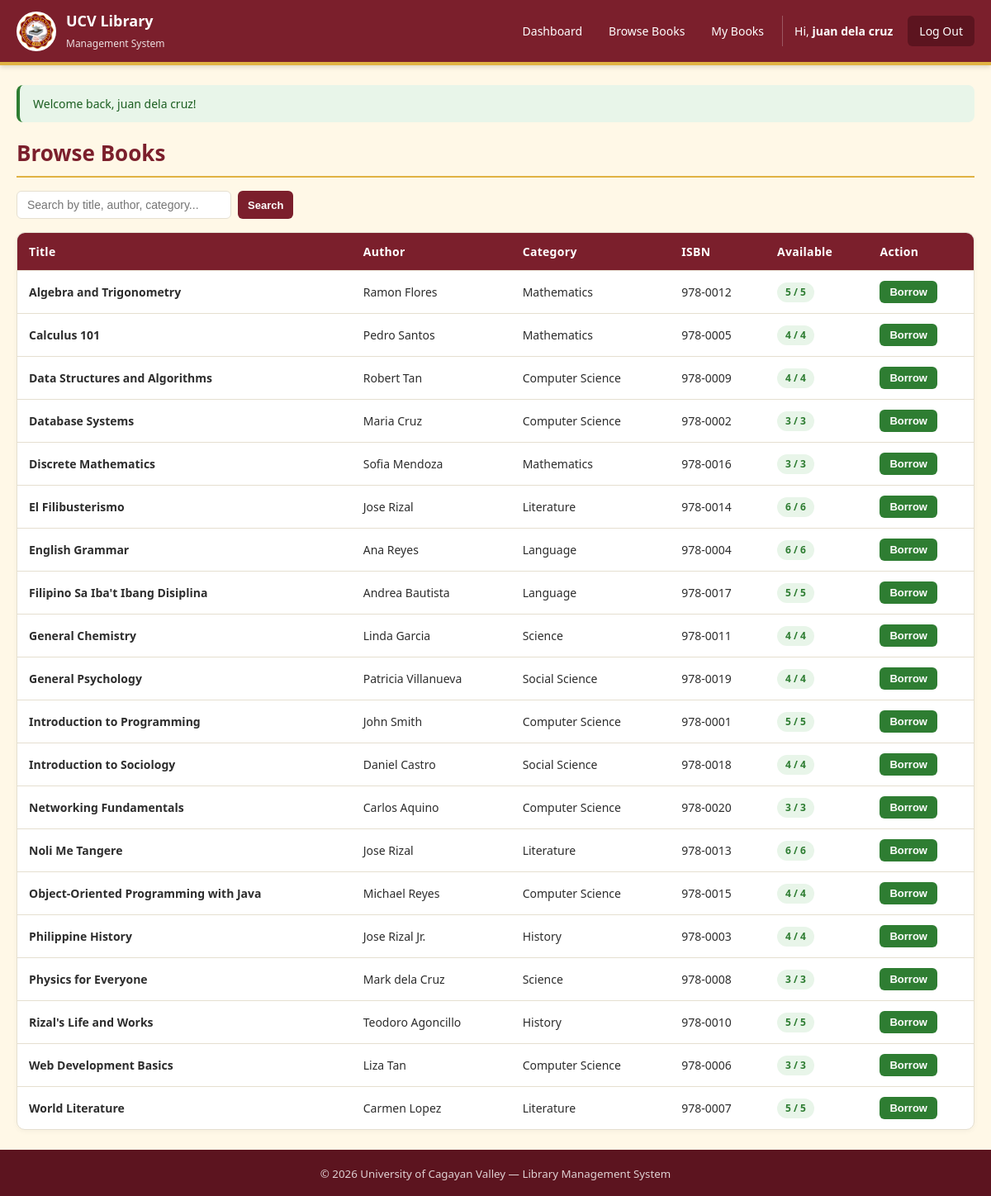
The app's page /user/books.php (signed in) with its own data.
### tables this page shows
CREATE TABLE `books` (
  `id` int(11) NOT NULL,
  `title` varchar(200) NOT NULL,
  `author` varchar(150) NOT NULL,
  `isbn` varchar(20) DEFAULT NULL,
  `category` varchar(50) DEFAULT NULL,
  `total_copies` int(11) NOT NULL DEFAULT 1,
  `available_copies` int(11) NOT NULL DEFAULT 1,
  `created_at` timestamp NOT NULL DEFAULT current_timestamp()
);

### includes/auth.php (called while the page is built, shortened)
<?php
function e($value) {
    return htmlspecialchars((string)$value, ENT_QUOTES, 'UTF-8');
}
?>

### user/books.php (the view, shortened to what this page needs)
<?php
require_once __DIR__ . '/../config/database.php';
require_once __DIR__ . '/../includes/auth.php';
$search = trim($_GET['q'] ?? '');
if ($search !== '') {
    $like = '%' . $search . '%';
    $stmt = mysqli_prepare($conn, "SELECT * FROM books WHERE title LIKE ? OR author LIKE ? OR category LIKE ? ORDER BY title ASC");
    mysqli_stmt_bind_param($stmt, 'sss', $like, $like, $like);
    mysqli_stmt_execute($stmt);
    $books = mysqli_stmt_get_result($stmt);
} else {
    $books = mysqli_query($conn, "SELECT * FROM books ORDER BY title ASC");
}
include __DIR__ . '/../includes/header.php';
?>
<h1 class="page-title">Browse Books</h1>
<div class="toolbar">
    <form class="search-form" method="get" action="books.php">
        <input type="text" name="q" placeholder="Search by title, author, category..."
               value="<?php echo e($search); ?>">
        <button type="submit" class="btn btn-sm">Search</button>
    </form>
</div>
<div class="table-wrap">
    <table class="table">
        <thead>
            <tr>
                <th>Title</th>
                <th>Author</th>
                <th>Category</th>
                <th>ISBN</th>
                <th>Available</th>
                <th>Action</th>
            </tr>
        </thead>
        <tbody>
            <?php if (mysqli_num_rows($books) === 0): ?>
                <tr><td colspan="6" style="text-align:center; padding:24px;">No books found.</td></tr>
            <?php else: ?>
                <?php while ($b = mysqli_fetch_assoc($books)): ?>
                    <tr>
                        <td><strong><?php echo e($b['title']); ?></strong></td>
                        <td><?php echo e($b['author']); ?></td>
                        <td><?php echo e($b['category']); ?></td>
                        <td><?php echo e($b['isbn']); ?></td>
                        <td>
                            <?php if ($b['available_copies'] > 0): ?>
                                <span class="badge badge-success"><?php echo (int)$b['available_copies']; ?> / <?php echo (int)$b['total_copies']; ?></span>
                            <?php else: ?>
                                <span class="badge badge-danger">Out of stock</span>
                            <?php endif; ?>
                        </td>
                        <td>
                            <?php if ($b['available_copies'] > 0): ?>
                                <form method="post" style="margin:0;" onsubmit="return confirm('Borrow this book? You have 7 days to return it.');">
                                    <button class="btn btn-sm btn-success" type="submit">Borrow</button>
                                </form>
                            <?php else: ?>
                                <button class="btn btn-sm" disabled style="opacity:0.5; cursor:not-allowed;">Unavailable</button>
                            <?php endif; ?>
                        </td>
                    </tr>
                <?php endwhile; ?>
            <?php endif; ?>
        </tbody>
    </table>
</div>
<?php include __DIR__ . '/../includes/footer.php'; ?>

### assets/style.css (style rules this page uses)
* { box-sizing: border-box; margin: 0; padding: 0; }
:root { --maroon: #7B1F2C; --maroon-dark: #5C141F; --maroon-light: #A23347; --gold: #E0B243; --gold-dark: #B8902F; --cream: #FFF8E7; --white: #FFFFFF; --text: #2D2D2D; --muted: #6B6B6B; --border: #E5DFD0; --success: #2E7D32; --danger: #C62828; --warning: #B8902F; --info: #1565C0; }
body { font-family: 'Segoe UI', Tahoma, Verdana, sans-serif; background: var(--cream); color: var(--text); min-height: 100vh; display: flex; flex-direction: column; line-height: 1.5; }
.page-title { color: var(--maroon); font-size: 26px; margin-bottom: 16px; border-bottom: 2px solid var(--gold); padding-bottom: 8px; }
.btn { display: inline-block; padding: 10px 20px; border: none; border-radius: 6px; background: var(--maroon); color: var(--white); font-size: 14px; font-weight: 600; cursor: pointer; text-decoration: none; transition: background 0.2s, transform 0.1s; }
.btn-sm { padding: 6px 12px; font-size: 13px; }
.btn-success { background: var(--success); }
.table-wrap { background: var(--white); border: 1px solid var(--border); border-radius: 10px; overflow: hidden; box-shadow: 0 2px 6px rgba(0,0,0,0.04); }
.table { width: 100%; border-collapse: collapse; }
.table thead { background: var(--maroon); color: var(--white); }
.table th, .table td { padding: 12px 14px; text-align: left; font-size: 14px; border-bottom: 1px solid var(--border); }
.table th { font-weight: 600; letter-spacing: 0.3px; }
.table tbody tr:last-child td { border-bottom: none; }
.badge { display: inline-block; padding: 3px 10px; border-radius: 12px; font-size: 12px; font-weight: 600; background: var(--border); color: var(--text); }
.badge-success { background: #E8F5E9; color: var(--success); }
.toolbar { display: flex; justify-content: space-between; align-items: center; flex-wrap: wrap; gap: 12px; margin-bottom: 16px; }
.search-form { display: flex; gap: 8px; }
.search-form input { width: 260px; padding: 8px 12px; border: 1px solid var(--border); border-radius: 6px; font-size: 14px; }

### records on screen
books: title "Algebra and Trigonometry", author "Ramon Flores", category "Mathematics", isbn "978-0012", available_copies "5", total_copies "5"
books: title "Calculus 101", author "Pedro Santos", category "Mathematics", isbn "978-0005", available_copies "4", total_copies "4"
books: title "Data Structures and Algorithms", author "Robert Tan", category "Computer Science", isbn "978-0009", available_copies "4", total_copies "4"
books: title "Database Systems", author "Maria Cruz", category "Computer Science", isbn "978-0002", available_copies "3", total_copies "3"
books: title "Discrete Mathematics", author "Sofia Mendoza", category "Mathematics", isbn "978-0016", available_copies "3", total_copies "3"
books: title "El Filibusterismo", author "Jose Rizal", category "Literature", isbn "978-0014", available_copies "6", total_copies "6"
books: title "English Grammar", author "Ana Reyes", category "Language", isbn "978-0004", available_copies "6", total_copies "6"
books: title "Filipino Sa Iba't Ibang Disiplina", author "Andrea Bautista", category "Language", isbn "978-0017", available_copies "5", total_copies "5"
books: title "General Chemistry", author "Linda Garcia", category "Science", isbn "978-0011", available_copies "4", total_copies "4"
books: title "General Psychology", author "Patricia Villanueva", category "Social Science", isbn "978-0019", available_copies "4", total_copies "4"
books: title "Introduction to Programming", author "John Smith", category "Computer Science", isbn "978-0001", available_copies "5", total_copies "5"
books: title "Introduction to Sociology", author "Daniel Castro", category "Social Science", isbn "978-0018", available_copies "4", total_copies "4"
books: title "Networking Fundamentals", author "Carlos Aquino", category "Computer Science", isbn "978-0020", available_copies "3", total_copies "3"
books: title "Noli Me Tangere", author "Jose Rizal", category "Literature", isbn "978-0013", available_copies "6", total_copies "6"
books: title "Object-Oriented Programming with Java", author "Michael Reyes", category "Computer Science", isbn "978-0015", available_copies "4", total_copies "4"
books: title "Philippine History", author "Jose Rizal Jr.", category "History", isbn "978-0003", available_copies "4", total_copies "4"
books: title "Physics for Everyone", author "Mark dela Cruz", category "Science", isbn "978-0008", available_copies "3", total_copies "3"
books: title "Rizal's Life and Works", author "Teodoro Agoncillo", category "History", isbn "978-0010", available_copies "5", total_copies "5"
books: title "Web Development Basics", author "Liza Tan", category "Computer Science", isbn "978-0006", available_copies "3", total_copies "3"
books: title "World Literature", author "Carmen Lopez", category "Literature", isbn "978-0007", available_copies "5", total_copies "5"

### other values on screen
$_SESSION['full_name'] "juan dela cruz"
$flash['message'] "Welcome back, juan dela cruz!"
